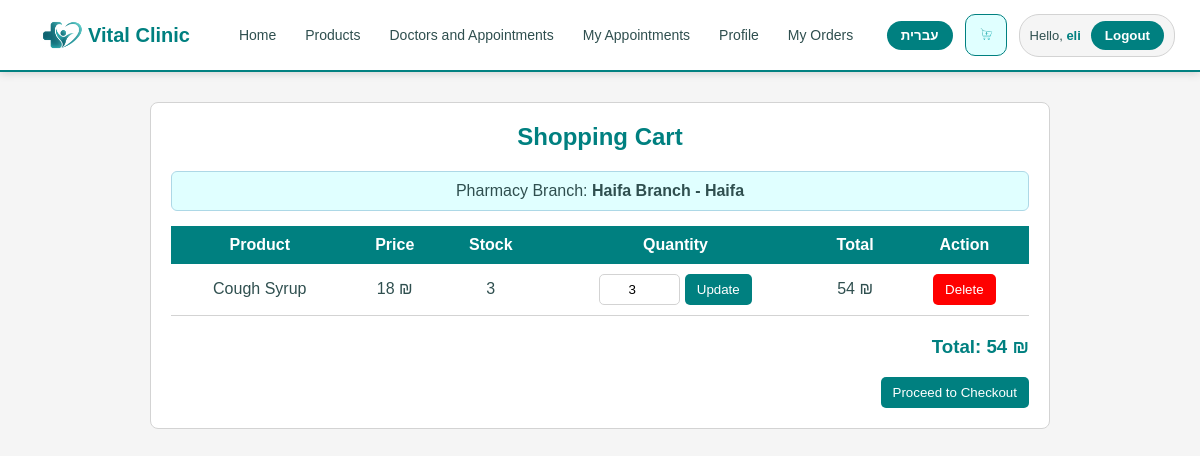
/cart.php (signed in), run on the app's committed database.
### tables this page shows
CREATE TABLE `cart` (
  `uid` int NOT NULL,
  `pid` int NOT NULL,
  `quantity` int NOT NULL,
  `branch_id` int DEFAULT NULL
);

CREATE TABLE `branches` (
  `id` int NOT NULL,
  `branch_name` varchar(100) NOT NULL,
  `branch_city` varchar(100) NOT NULL,
  `branch_street` varchar(150) NOT NULL,
  `branch_phone` varchar(30) NOT NULL,
  `latitude` decimal(10,7) DEFAULT NULL,
  `longitude` decimal(10,7) DEFAULT NULL
);

CREATE TABLE `products` (
  `productId` int NOT NULL,
  `productname` varchar(255) NOT NULL,
  `productprice` int NOT NULL,
  `productamount` int NOT NULL,
  `productimage` varchar(255) NOT NULL,
  `requires_prescription` tinyint(1) DEFAULT '0'
);

CREATE TABLE `branch_stock` (
  `branch_id` int NOT NULL,
  `product_id` int NOT NULL,
  `quantity` int NOT NULL DEFAULT '0'
);

### language.php (called while the page is built, shortened)
<?php
function langText($english, $hebrew)
{
    return $english;
}
?>

### cart.php (the view, shortened to what this page needs)
<?php
require("nav.php");
require("db_connection.php");
$uid = (int)$_SESSION["userid"];
$cart_error = "";
$cart_branch_query = mysqli_query($con, "
    SELECT cart.branch_id,
           branches.branch_name,
           branches.branch_city
    FROM cart
    LEFT JOIN branches ON cart.branch_id = branches.id
    WHERE cart.uid = $uid
    LIMIT 1
");
$cart_branch = mysqli_fetch_array($cart_branch_query);
$branch_name = "";
if ($cart_branch && $cart_branch["branch_id"] != null) {
    $branch_name = $cart_branch["branch_name"] . " - " . $cart_branch["branch_city"];
}
$cart_result = mysqli_query($con, "
    SELECT cart.pid, cart.quantity, cart.branch_id,
           products.productname, products.productprice
    FROM cart
    JOIN products ON cart.pid = products.productId
    WHERE cart.uid = $uid
");
?>
<!DOCTYPE html>
<html lang="en">
<head>
</head>
<body>
<div class="container">
    <h2><?php echo langText("Shopping Cart", "סל קניות"); ?></h2>
    <?php if ($branch_name != "") { ?>
        <div class="branch-info">
            <?php echo langText("Pharmacy Branch:", "סניף בית המרקחת:"); ?> <strong><?php echo $branch_name; ?></strong>
        </div>
    <?php } ?>
    <table>
        <tr>
            <th><?php echo langText("Product", "מוצר"); ?></th>
            <th><?php echo langText("Price", "מחיר"); ?></th>
            <th><?php echo langText("Stock", "מלאי"); ?></th>
            <th><?php echo langText("Quantity", "כמות"); ?></th>
            <th><?php echo langText("Total", 'סה"כ'); ?></th>
            <th><?php echo langText("Action", "פעולה"); ?></th>
        </tr>
        <?php
        $total = 0;
        while ($row = mysqli_fetch_array($cart_result)) {
            $pid = (int)$row["pid"];
            $row_branch_id = (int)$row["branch_id"];
            $stock_query = mysqli_query($con, "
                SELECT quantity
                FROM branch_stock
                WHERE product_id = $pid
                AND branch_id = $row_branch_id
            ");
            $stock = 0;
            if (mysqli_num_rows($stock_query) > 0) {
                $stock_row = mysqli_fetch_array($stock_query);
                $stock = (int)$stock_row["quantity"];
            }
            $line_total = $row["productprice"] * $row["quantity"];
            $total += $line_total;
        ?>
            <tr>
                <td><?php echo $row["productname"]; ?></td>
                <td><?php echo $row["productprice"]; ?> ₪</td>
                <td><?php echo $stock; ?></td>
                <td>
                    <form method="post" class="inline-form">
                        <input type="number" name="qty"
                            value="<?php echo $row["quantity"]; ?>"
                            min="0" max="<?php echo $stock; ?>">
                        <button type="submit"><?php echo langText("Update", "עדכן"); ?></button>
                    </form>
                </td>
                <td><?php echo $line_total; ?> ₪</td>
                <td>
                    <form method="post" class="inline-form">
                        <button type="submit" class="delete"><?php echo langText("Delete", "מחק"); ?></button>
                    </form>
                </td>
            </tr>
        <?php } ?>
    </table>
    <h3 class="total"><?php echo langText("Total:", 'סה"כ:'); ?> <?php echo $total; ?> ₪</h3>
    <?php if ($total > 0 && $cart_error == "") { ?>
        <form action="check_out.php" method="get" class="checkout-form">
            <button type="submit"><?php echo langText("Proceed to Checkout", "המשך לתשלום"); ?></button>
        </form>
    <?php } ?>
</div>
</body>
</html>

### nav.php (style rules this page uses)
body { margin: 0; font-family: Arial, sans-serif; background: whitesmoke; }

### cart.php (style rules this page uses)
body { margin: 0; font-family: Arial; background: whitesmoke; color: darkslategray; }
.container { width: 90%; max-width: 900px; margin: 30px auto; padding: 20px; background: white; border: 1px solid lightgray; border-radius: 8px; box-sizing: border-box; overflow-x: auto; }
.container h2 { margin-top: 0; text-align: center; color: teal; }
.branch-info, .error-message { margin-bottom: 15px; padding: 10px; border-radius: 6px; text-align: center; }
.branch-info { background: lightcyan; border: 1px solid lightblue; }
.container table { width: 100%; border-collapse: collapse; }
.container th { padding: 10px; background: teal; color: white; }
.container td { padding: 10px; text-align: center; border-bottom: 1px solid lightgray; }
.container input[type="number"] { width: 65px; padding: 7px; border: 1px solid lightgray; border-radius: 5px; text-align: center; }
.container button { padding: 8px 12px; background: teal; color: white; border: none; border-radius: 5px; cursor: pointer; }
.container .delete { background: red; }
.inline-form { margin: 0; }
.total, .checkout-form { text-align: right; }
.total { margin-top: 20px; color: teal; }

### data on the page
cart: branch.branch_city "Haifa Branch - Haifa", pid.productname "Cough Syrup", pid.productprice "18", branch_stock.quantity "3", qty "3", line_total "54"

### other printed values
langText("Home", "דף הבית") "Home"
langText("Products", "מוצרים") "Products"
langText("Doctors and Appointments", "רופאים ותורים") "Doctors and Appointments"
langText("My Appointments", "תורים") "My Appointments"
langText("Profile", "פרופיל") "Profile"
langText("My Orders", "ההזמנות שלי") "My Orders"
langText("עברית", "English") "עברית"
langText("Hello", "שלום") "Hello"
$_SESSION["fname"] "eli"
langText("Logout", "התנתקות") "Logout"
langText("Shopping Cart", "סל קניות") "Shopping Cart"
langText("Pharmacy Branch:", "סניף בית המרקחת:") "Pharmacy Branch:"
langText("Product", "מוצר") "Product"
langText("Price", "מחיר") "Price"
langText("Stock", "מלאי") "Stock"
